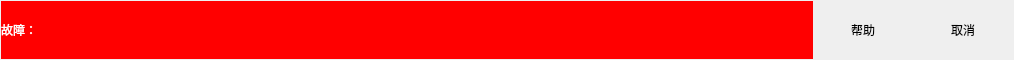
<?xml version="1.0" encoding="UTF-8"?>
<ui version="4.0">
 <class>AlarmBar</class>
 <widget class="QDialog" name="AlarmBar">
  <property name="geometry">
   <rect>
    <x>0</x>
    <y>0</y>
    <width>1014</width>
    <height>60</height>
   </rect>
  </property>
  <property name="maximumSize">
   <size>
    <width>1014</width>
    <height>60</height>
   </size>
  </property>
  <property name="windowTitle">
   <string/>
  </property>
  <property name="styleSheet">
   <string notr="true">QDialog{
	border-radius: 10px;
}

QLabel {
	background-color: #FF0000; color: white;
}
QPushButton {
	border:none;
  	border-radius:0px; 
}</string>
  </property>
  <layout class="QHBoxLayout" name="horizontalLayout_2">
   <property name="spacing">
    <number>6</number>
   </property>
   <property name="leftMargin">
    <number>1</number>
   </property>
   <property name="topMargin">
    <number>1</number>
   </property>
   <property name="rightMargin">
    <number>1</number>
   </property>
   <property name="bottomMargin">
    <number>1</number>
   </property>
   <item>
    <layout class="QHBoxLayout" name="horizontalLayout">
     <property name="spacing">
      <number>0</number>
     </property>
     <property name="sizeConstraint">
      <enum>QLayout::SetDefaultConstraint</enum>
     </property>
     <property name="leftMargin">
      <number>0</number>
     </property>
     <property name="topMargin">
      <number>0</number>
     </property>
     <property name="rightMargin">
      <number>0</number>
     </property>
     <property name="bottomMargin">
      <number>0</number>
     </property>
     <item>
      <widget class="QLabel" name="labAlarm">
       <property name="sizePolicy">
        <sizepolicy hsizetype="Preferred" vsizetype="Expanding">
         <horstretch>0</horstretch>
         <verstretch>0</verstretch>
        </sizepolicy>
       </property>
       <property name="text">
        <string>故障：</string>
       </property>
      </widget>
     </item>
     <item>
      <widget class="QPushButton" name="btnAlarmHelp">
       <property name="sizePolicy">
        <sizepolicy hsizetype="Expanding" vsizetype="Expanding">
         <horstretch>0</horstretch>
         <verstretch>0</verstretch>
        </sizepolicy>
       </property>
       <property name="maximumSize">
        <size>
         <width>100</width>
         <height>16777215</height>
        </size>
       </property>
       <property name="text">
        <string>帮助</string>
       </property>
       <property name="icon">
        <iconset resource="images.qrc">
         <normaloff>:/images/alarm_help.png</normaloff>:/images/alarm_help.png</iconset>
       </property>
       <property name="iconSize">
        <size>
         <width>32</width>
         <height>32</height>
        </size>
       </property>
       <property name="autoDefault">
        <bool>false</bool>
       </property>
      </widget>
     </item>
     <item>
      <widget class="QPushButton" name="btnClose">
       <property name="sizePolicy">
        <sizepolicy hsizetype="Expanding" vsizetype="Expanding">
         <horstretch>0</horstretch>
         <verstretch>0</verstretch>
        </sizepolicy>
       </property>
       <property name="maximumSize">
        <size>
         <width>100</width>
         <height>16777215</height>
        </size>
       </property>
       <property name="text">
        <string>取消</string>
       </property>
       <property name="icon">
        <iconset resource="images.qrc">
         <normaloff>:/images/cancel.png</normaloff>:/images/cancel.png</iconset>
       </property>
       <property name="iconSize">
        <size>
         <width>32</width>
         <height>32</height>
        </size>
       </property>
       <property name="autoDefault">
        <bool>false</bool>
       </property>
      </widget>
     </item>
    </layout>
   </item>
  </layout>
 </widget>
 <resources>
  <include location="images.qrc"/>
 </resources>
 <connections/>
</ui>
